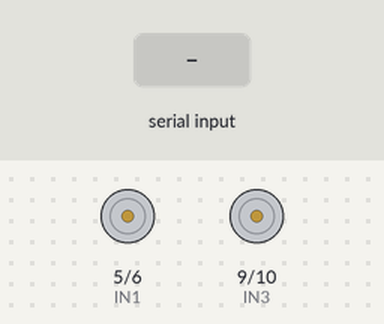
The sketch below on a simulated Arduino Uno, built with avr-gcc and run on an emulated ATmega328P. Shown: motor-driver pin pairs drawn as motors (green arrow = first pin HIGH = forward, orange = second pin HIGH = backward, longer = more drive). The test bench sets the inputs (shaded band).

Above: at 1.2 s.
1.3 s: "F" received over Serial
At 2.3 s:
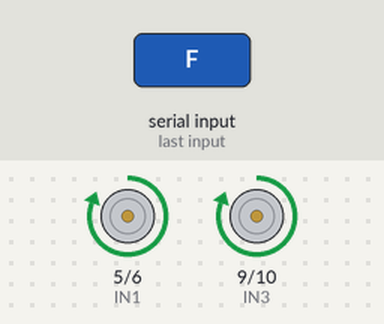
2.8 s: "B" received over Serial
At 3.5 s:
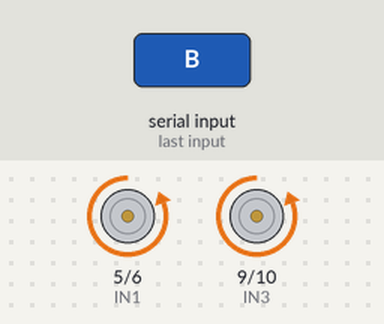
4.3 s: "L" received over Serial
At 4.6 s:
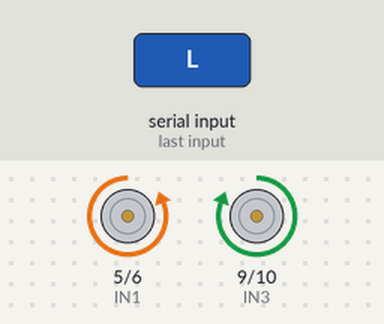
5.8 s: "R" received over Serial
At 6.9 s:
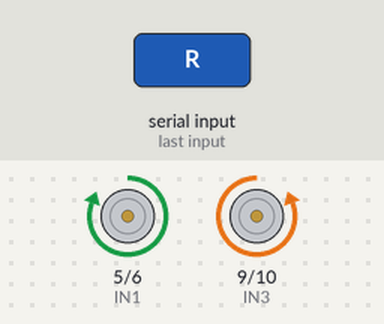
7.3 s: "S" received over Serial
At 8.1 s:
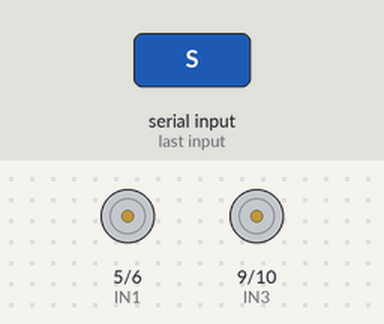
Timing chart, 0 to 9.8 s (numbered marks = the images above; inputs shaded):
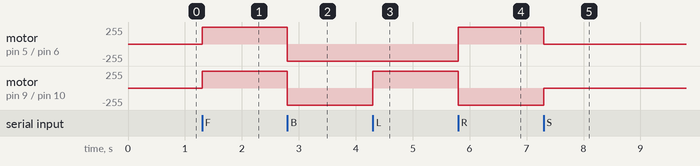

The sketch:

Main-Car.ino
```cpp
/*
 * RC Car Motor Control with HC-05 Bluetooth
 * Board: Arduino Uno R3
 * Author: Team Project
 */

#define IN1 5
#define IN2 6
#define IN3 9
#define IN4 10

char command;

void setup() {
  // Motor control pins setup
  pinMode(IN1, OUTPUT);
  pinMode(IN2, OUTPUT);
  pinMode(IN3, OUTPUT);
  pinMode(IN4, OUTPUT);

  // Initialize Serial communication with HC-05 Bluetooth module
  Serial.begin(9600);
  stopMotors();
}

void loop() {
  if (Serial.available() > 0) {
    command = Serial.read();

    switch (command) {
      case 'F': // Forward
        moveForward();
        break;
      case 'B': // Backward
        moveBackward();
        break;
      case 'L': // Turn Left
        turnLeft();
        break;
      case 'R': // Turn Right
        turnRight();
        break;
      case 'S': // Stop
        stopMotors();
        break;
      default:
        stopMotors();
        break;
    }
  }
}

void moveForward() {
  digitalWrite(IN1, HIGH);
  digitalWrite(IN2, LOW);
  digitalWrite(IN3, HIGH);
  digitalWrite(IN4, LOW);
}

void moveBackward() {
  digitalWrite(IN1, LOW);
  digitalWrite(IN2, HIGH);
  digitalWrite(IN3, LOW);
  digitalWrite(IN4, HIGH);
}

void turnLeft() {
  digitalWrite(IN1, LOW);
  digitalWrite(IN2, HIGH);
  digitalWrite(IN3, HIGH);
  digitalWrite(IN4, LOW);
}

void turnRight() {
  digitalWrite(IN1, HIGH);
  digitalWrite(IN2, LOW);
  digitalWrite(IN3, LOW);
  digitalWrite(IN4, HIGH);
}

void stopMotors() {
  digitalWrite(IN1, LOW);
  digitalWrite(IN2, LOW);
  digitalWrite(IN3, LOW);
  digitalWrite(IN4, LOW);
}
```

Measured:
- after the input at 1.3 s, motor on pin 5 (IN1) / pin 6 (IN2), motor on pin 9 (IN3) / pin 10 (IN4): stopped → forward 255/255 at once
- after the input at 2.8 s, motor on pin 5 (IN1) / pin 6 (IN2), motor on pin 9 (IN3) / pin 10 (IN4): forward 255/255 → backward 255/255 at once
- after the input at 4.3 s, motor on pin 9 (IN3) / pin 10 (IN4): backward 255/255 → forward 255/255 at once
- after the input at 5.8 s, motor on pin 5 (IN1) / pin 6 (IN2): backward 255/255 → forward 255/255 at once; motor on pin 9 (IN3) / pin 10 (IN4): forward 255/255 → backward 255/255 at once
- after the input at 7.3 s, motor on pin 5 (IN1) / pin 6 (IN2): forward 255/255 → stopped at once; motor on pin 9 (IN3) / pin 10 (IN4): backward 255/255 → stopped at once
